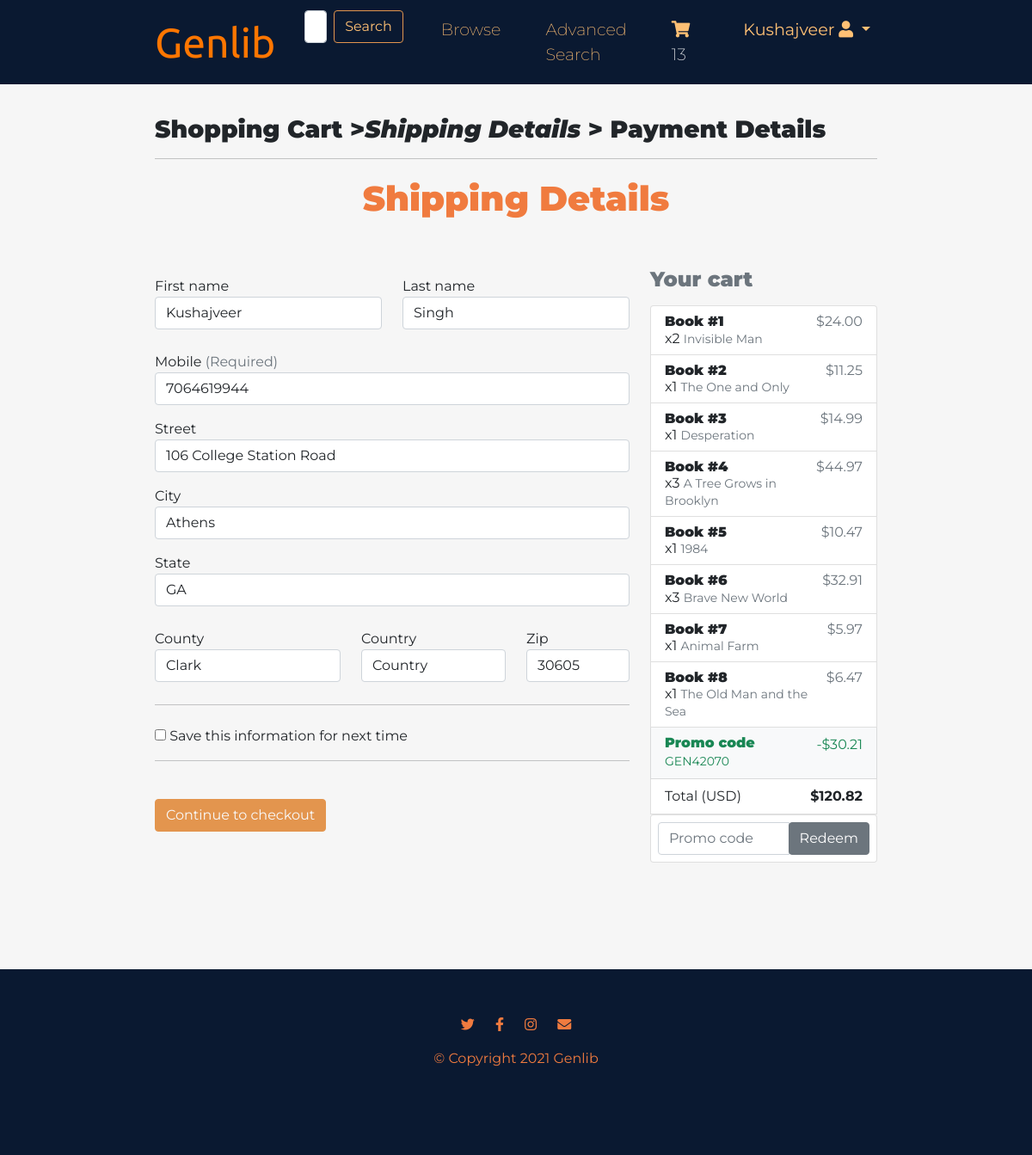
Before: /shipping.html (signed in) with the older database file.
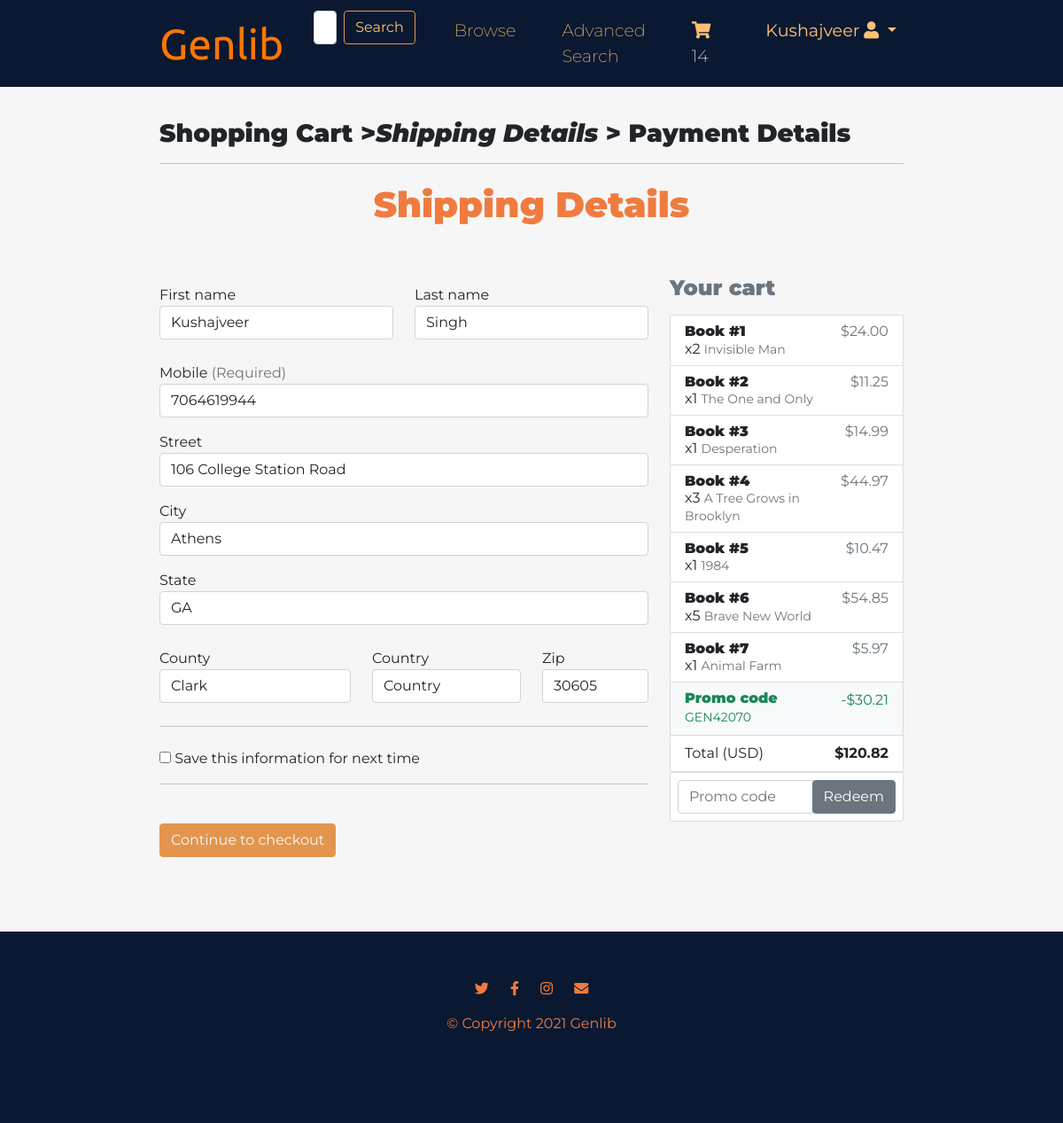
After: the same page with the newer database file.
### bookstore/models.py (models this page shows, shortened)
class CartItem(models.Model):
    id = models.AutoField(primary_key=True)
    user = models.ForeignKey(User, on_delete=models.CASCADE)
    book = models.ForeignKey(Book, on_delete=models.CASCADE)
    quantity = models.IntegerField()
    objects = CartItemManager()

class Book(models.Model):
    isbn = models.CharField(max_length=13, unique=True, primary_key=True)
    category = models.CharField(max_length=30)
    title = models.CharField(max_length=100)
    description = models.TextField()
    image_path = models.CharField(max_length=30)
    edition = models.IntegerField()
    publisher = models.CharField(max_length=30)
    publication_year = models.CharField(max_length=4)
    author = models.CharField(max_length=30)
    stock = models.IntegerField()
    cost = models.DecimalField(max_digits=4, decimal_places=2)
    rating = models.IntegerField(default=2)

### bookstore/views.py (the view, shortened to what this page needs)
# urls.py: path('shipping.html', views.shipping, name='shipping'),
def shipping(request):
    orig_user = deepcopy(request.user)
    order = Order.objects.filter(user=request.user, status="Incomplete")
    def get_context():
        order = Order.objects.filter(user=request.user, status="Incomplete")[0]
        books = CartItem.objects.filter(user=request.user)
        prices = []
        for book in books:
            price = int(book.quantity)*float(book.book.cost)
            price = f"{price:.2f}"
            prices.append(price)
        total_cost = order.total
        discount = Decimal(int(order.promotion.percentage))*order.orig_total / Decimal(100)
        discount = f"{discount:.2f}"
        context = {
            'cartCount': getCartCount(request),
            'books_in_cart': zip(books, prices),
            'total_cost': total_cost,
            'promo_code_name': order.promotion.code,
            'promo_code_discount': discount,
        }
        return context
    context = get_context()
    if request.method == "POST":
        if request.POST.get("search_button"):
            save_search(request, query=request.POST['search'])
            return redirect('search')
        if request.POST.get("promo_button"):
            if request.POST["promo_code"] == "":
                context['promo_none_flag'] = True
                return render(request, 'bookstore/shipping.html', context)
            promo = Promotion.objects.filter(code=request.POST['promo_code'])
            if len(promo) == 0:
                context['promo_invalid_flag'] = True
                return render(request, 'bookstore/shipping.html', context)
            completed_orders = Order.objects.filter(user=request.user, status="Confirmed")
            orderItems = []
            for c_orders in completed_orders:
                orderItems.append(OrderItem.objects.filter(order=c_orders)[0])
            for orderItem in orderItems:
                used_promo = orderItem.order.promotion.code
                if used_promo == request.POST['promo_code']:
                    context['promo_flag'] = True
                    return render(request, 'bookstore/shipping.html', context)
            promo = promo[0]
            if promo.start_date > datetime.date.today():
                context['promo_start_flag'] = True
                return render(request, 'bookstore/shipping.html', context)
            if promo.end_date < datetime.date.today():
                context['promo_end_flag'] = True
                return render(request, 'bookstore/shipping.html', context)
            order = order[0]
            if order.promotion.code != "SYSTEM":
                order.total = order.orig_total
            order.promotion = promo
            order.total = order.total * Decimal(100-int(promo.percentage)) / Decimal(100)
            order.total = round(order.total, 2)
            order.save()
            context = get_context()
            return render(request, 'bookstore/shipping.html', context)
        pass
    else:
        return render(request, 'bookstore/shipping.html', context)

### bookstore/views.py (called while the page is built)
def getCartCount(request):
    if request.user.is_authenticated:
        count = 0
        cart_items = CartItem.objects.filter(user=request.user)
        for cart_item in cart_items:
            count += cart_item.quantity
        return count
    else:
        return ""

### bookstore/templates/bookstore/shipping.html (shortened to what the changed rows need)
<!doctype html>
<html lang="en">
<head>
  <link href="https://cdn.jsdelivr.net/npm/bootstrap@5.0.1/dist/css/bootstrap.min.css" rel="stylesheet">
  <link rel="stylesheet" href="..\..\static\css\browse-books.css">
  <link rel="stylesheet" href="https://cdnjs.cloudflare.com/ajax/libs/font-awesome/5.8.2/css/all.min.css" />
</head>
</head>
<body>
  <main>
    <section id="title">
      <div class="container-fluid">
        <nav class="navbar navbar-expand-lg">
          <div class="collapse navbar-collapse" id="navbarSupportedContent">
            <ul class="navbar-nav ms-auto">
              <li class="nav-item">
                <a class="nav-link" href="/cart.html"><i class="fas fa-shopping-cart"></i> <span class="fa-layers-text fa-inverse cart-value">{{ cartCount }}</span></a>
              </li>
            </ul>
          </div>
        </nav>
      </div>
    </section>
    <div class="container-fluid">
      <h1 class="big-heading">Shipping Details</h1>
      <div class="row">
        <div class="col-md-4 order-md-2 mb-4">
          <ul class="list-group mb-3 sticky-top">
              {% for book, price in books_in_cart %}
            <li class="list-group-item d-flex justify-content-between lh-condensed">
              <div>
                <h6 class="my-0">Book #{{ forloop.counter }}</h6> x{{ book.quantity }}
                <small class="text-muted">{{ book.book.title }}</small>
              </div>
              <span class="text-muted">${{ price }}</span>
            </li>
            {% endfor %}
          </ul>
        </div>
      </div>
    </div>
  </main>
</body>
</html>

Changed rows visible on the page:
removed CartItem: quantity "1", book "The Old Man and the Sea", price "6.47"
changed CartItem "Brave New World": quantity "3" → "5"; price "32.91" → "54.85"
Other visible differences:
{{ cartCount }}: "13" → "14"
